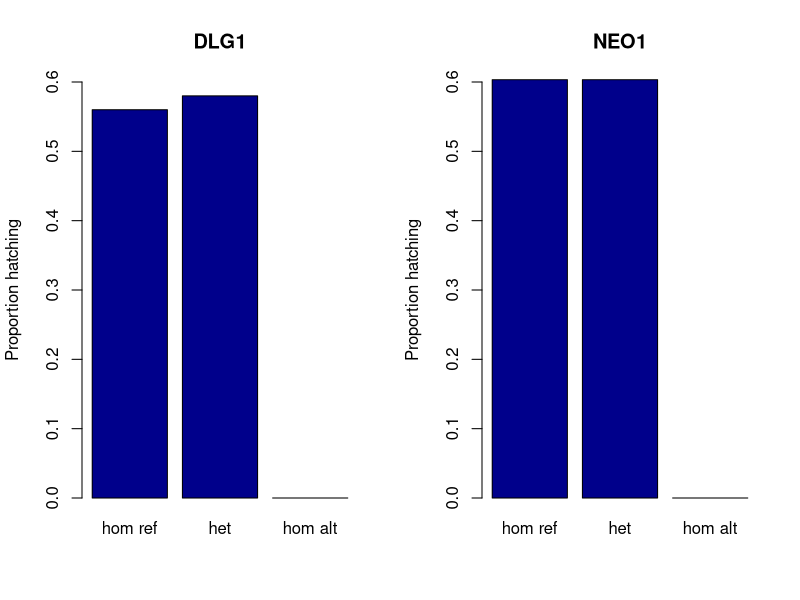

R code for this plot:


DLG1 <- c(0.56, 0.58,  0.0)

NEO1 <- c(0.603333333, 0.603333333, 0)


pdf("~/Documents/SDZWA/alala_genomics/analysis/GWAS/plots/recessive_lethal_genotypes.pdf",height=4, width=8 )
par(mfrow=c(1,2))
barplot(DLG1, ylab = "Proportion hatching", names.arg = c("hom ref", "het", "hom alt"), ylim=c(0,0.6), 
        main = "DLG1", col = 'blue4')

barplot(NEO1, ylab = "Proportion hatching", names.arg = c("hom ref", "het", "hom alt"), ylim=c(0,0.6), 
        main = "NEO1", col = 'blue4')
dev.off()
